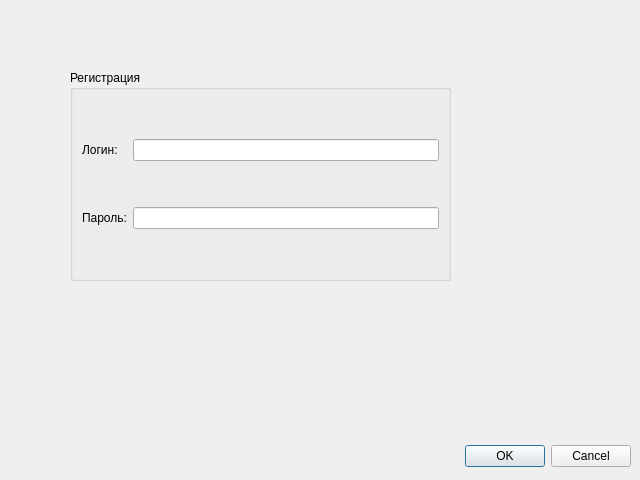
<?xml version="1.0" encoding="UTF-8"?>
<ui version="4.0">
 <class>ClientRegistWindow</class>
 <widget class="QDialog" name="ClientRegistWindow">
  <property name="geometry">
   <rect>
    <x>0</x>
    <y>0</y>
    <width>640</width>
    <height>480</height>
   </rect>
  </property>
  <property name="windowTitle">
   <string>Регистрация клиента</string>
  </property>
  <widget class="QDialogButtonBox" name="buttonBox">
   <property name="geometry">
    <rect>
     <x>10</x>
     <y>440</y>
     <width>621</width>
     <height>32</height>
    </rect>
   </property>
   <property name="orientation">
    <enum>Qt::Horizontal</enum>
   </property>
   <property name="standardButtons">
    <set>QDialogButtonBox::Cancel|QDialogButtonBox::Ok</set>
   </property>
  </widget>
  <widget class="QGroupBox" name="groupBox">
   <property name="geometry">
    <rect>
     <x>70</x>
     <y>70</y>
     <width>381</width>
     <height>211</height>
    </rect>
   </property>
   <property name="title">
    <string>Регистрация</string>
   </property>
   <layout class="QGridLayout" name="gridLayout">
    <item row="0" column="0">
     <widget class="QLabel" name="label">
      <property name="text">
       <string>Логин:</string>
      </property>
     </widget>
    </item>
    <item row="1" column="0">
     <widget class="QLabel" name="label_2">
      <property name="text">
       <string>Пароль:</string>
      </property>
     </widget>
    </item>
    <item row="0" column="1">
     <widget class="QLineEdit" name="lineEdit"/>
    </item>
    <item row="1" column="1">
     <widget class="QLineEdit" name="lineEdit_2"/>
    </item>
   </layout>
  </widget>
 </widget>
 <resources/>
 <connections>
  <connection>
   <sender>buttonBox</sender>
   <signal>accepted()</signal>
   <receiver>ClientRegistWindow</receiver>
   <slot>accept()</slot>
   <hints>
    <hint type="sourcelabel">
     <x>248</x>
     <y>254</y>
    </hint>
    <hint type="destinationlabel">
     <x>157</x>
     <y>274</y>
    </hint>
   </hints>
  </connection>
  <connection>
   <sender>buttonBox</sender>
   <signal>rejected()</signal>
   <receiver>ClientRegistWindow</receiver>
   <slot>reject()</slot>
   <hints>
    <hint type="sourcelabel">
     <x>316</x>
     <y>260</y>
    </hint>
    <hint type="destinationlabel">
     <x>286</x>
     <y>274</y>
    </hint>
   </hints>
  </connection>
 </connections>
</ui>
